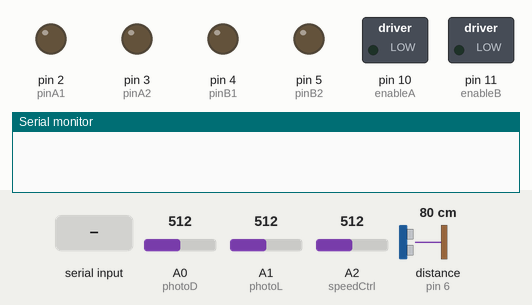
The sketch below on a simulated Arduino Uno, built with avr-gcc and run on an emulated ATmega328P. Parts: switched loads named in the sketch (green lamp = pin HIGH), output pins drawn as LEDs (lit = HIGH), the last lines printed to the serial monitor. Wiring (inferred from the names in the program): ultrasonic range finder: trigger pin 7; echo pin 6. Inputs (shaded band) come from the test bench; at power-on: distance to the obstacle (sensor on pin 6) 80 cm, A2 (speedCtrl) = 512, A0 (photoD) = 512, A1 (photoL) = 512. The echo pulse lasts 58.3 µs per cm; pins used as bus, display or sensor lines are not drawn.

Above: at 1.2 s.
1.3 s: "a" received over the second serial link
At 2.8 s:
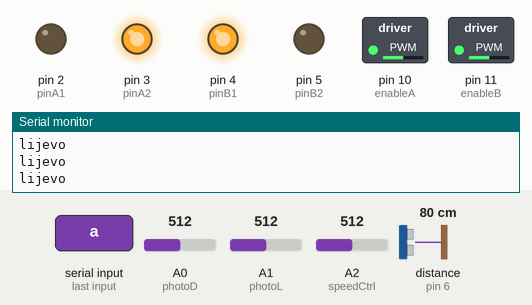
3.1 s: distance to the obstacle (sensor on pin 6) set to 45 cm
6.1 s: distance to the obstacle (sensor on pin 6) set to 37 cm
At 6.9 s:
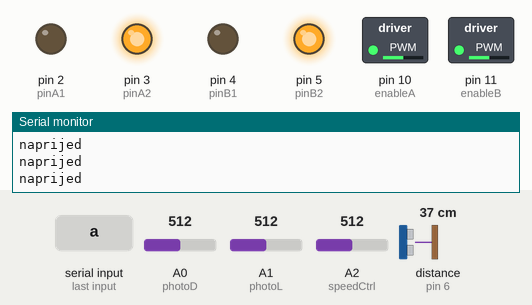
7.7 s: A2 (speedCtrl) set to 610
At 8.3 s:
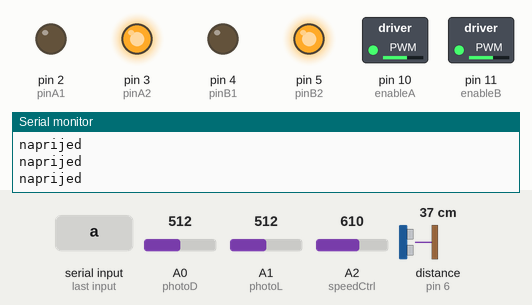
9.4 s: "x" received over the second serial link
At 10.8 s:
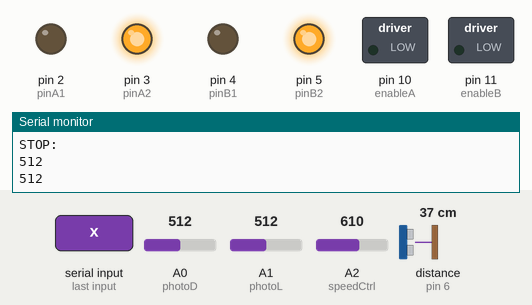
11.1 s: A0 (photoD) set to 651
12.6 s: A0 (photoD) set to 670
At 13.2 s:
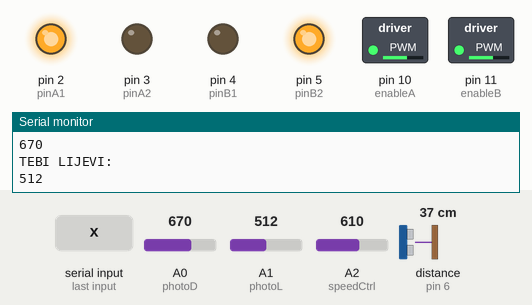
Timing chart, 0 to 15.2 s (numbered marks = the images above; inputs shaded):
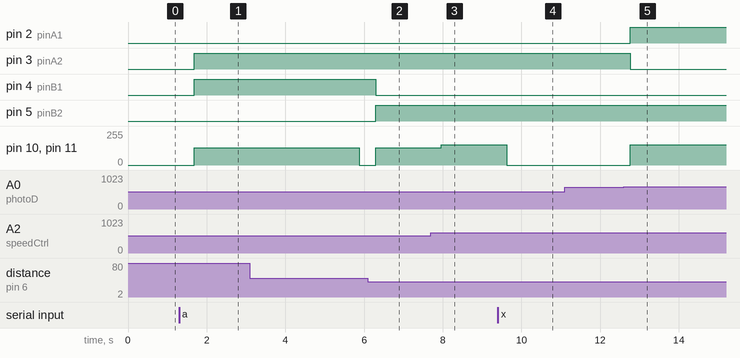

Measured:
- the behaviour switches between 42 and 41 cm on distance to the obstacle (sensor on pin 6) (found by bisection; images 1 and 2)
- the behaviour switches between 661 and 662 on A0 (photoD) (found by bisection; images 4 and 5)
- after the input at 1.3 s, pin 3 (pinA2), pin 4 (pinB1): LOW → HIGH after 0.38 s; pin 10 (enableA), pin 11 (enableB): 0/255 → 128/255 after 0.38 s
- after the input at 6.1 s, pin 4 (pinB1): HIGH → LOW after 0.19 s; pin 5 (pinB2): LOW → HIGH after 0.19 s; pin 10 (enableA), pin 11 (enableB): 0/255 → 128/255 after 0.19 s
- after the input at 7.7 s, pin 10 (enableA), pin 11 (enableB): 128/255 → 152/255 after 0.26 s
- after the input at 9.4 s, pin 10 (enableA), pin 11 (enableB): 152/255 → 0/255 after 0.23 s
- after the input at 12.6 s, pin 2 (pinA1): LOW → HIGH after 0.17 s; pin 3 (pinA2): HIGH → LOW after 0.17 s; pin 10 (enableA), pin 11 (enableB): 0/255 → 152/255 after 0.17 s

The sketch:

sketch_verTEST.ino
```cpp
#define enableA 10
#define pinA1 2
#define pinA2 3

#define enableB 11
#define pinB1 4
#define pinB2 5

#define trigPin 7
#define echoPin 6

#include <SoftwareSerial.h>

//boolean prvo = true;

const int photoD = A0;
const int photoL = A1;
const int speedCtrl = A2;

int maxSpeed = 255;

boolean pocTrazi = true;
unsigned long pocVrijeme = true;

int lightD, lightL, razlikaLight;

long trajanje, udaljenost;
long brzina_zvuka = 29;

String izlaz = "";

SoftwareSerial Genotronex(8,9);

void setup() {

 pinMode(enableA, OUTPUT);
 pinMode(pinA1, OUTPUT);
 pinMode(pinA2, OUTPUT);

 pinMode(enableB, OUTPUT);
 pinMode(pinB1, OUTPUT);
 pinMode(pinB2, OUTPUT);

 pinMode (trigPin, OUTPUT);
 pinMode (echoPin, INPUT);

 Genotronex.begin(9600);
 Serial.begin(9600);

}

void loop() {
  //slozi da se tu resetira string izlaz, u while stavi
  // izlaz = char...
  maxSpeed = analogRead(speedCtrl) / 4;

  if (maxSpeed > 255) maxSpeed = 255;

  if(Genotronex.available()>0)
  {
      izlaz = "";
    while (Genotronex.available()>0)
    {
      izlaz += char(Genotronex.read());
    }
      //Serial.println(izlaz);
  }
  delay (200);

  getUdaljenost();

  if (udaljenost >= 10 && udaljenost <= 20 && izlaz == "n" && izlaz != "x")
    izlaz = "s";

  if (izlaz == "a")
  {
    if (udaljenost > 20 && udaljenost <= 40)
    {
      motorOn();
      naprijed();
      pocTrazi = true;
      Serial.println ("naprijed");
    }
    else if (udaljenost >= 10 && udaljenost <= 20) {
      motorOff();
      Serial.println ("stani");
      }
    else
    {
      if (pocTrazi == true)
      {
        pocVrijeme = millis();
        pocTrazi = false;
        Serial.println ("novoVrijeme");
      }
      if (millis() - pocVrijeme <= 4000)
      {
        motorOn();
        lijevo();
        Serial.println ("lijevo");
      }
      else
      {
        motorOff();
        Serial.println(millis() - pocVrijeme);
        Serial.println("istrajalo vrijeme");
      }
    }
  }


  lightD = analogRead (photoD);
  lightL = analogRead (photoL);
  razlikaLight = lightD - lightL;
  if (razlikaLight < 0) razlikaLight *= -1;

  if (izlaz == "x")
  {
    if (razlikaLight >= 150 && lightD > lightL)
    {
      motorOn();
      desno();
      Serial.println("TEBI LIJEVI: ");
      Serial.println(lightL);
      Serial.println(lightD);
    }
    else if (razlikaLight >= 150 && lightL > lightD)
    {
      motorOn();
      lijevo();
      Serial.println("TEBI DESNI: ");
      Serial.println(lightL);
      Serial.println(lightD);
    }
    else if (lightL > 600 && lightD > 600)
    {
      motorOn();
      naprijed();
      Serial.println("NAPRIJED: ");
      Serial.println(lightL);
      Serial.println(lightD);
    }
    else {
      motorOff();
      Serial.println("STOP: ");
      Serial.println(lightL);
      Serial.println(lightD);
    }
  }

  Genotronex.println(maxSpeed);

  if (izlaz == "n")
  {
    //if (isMotorOn == false)
      motorOn();
    naprijed();
    //delay(1000);
    //motorOff();
  }
  else if (izlaz == "b")
  {
    //if (isMotorOn == false)
      motorOn();
    nazad();
    //delay(1000);
    //motorOff();
  }
  else if (izlaz == "l")
  {
    //if (isMotorOn == false)
      motorOn();
    lijevo();
    //delay(1000);
    //motorOff();
  }
  else if (izlaz == "d")
  {
    //if (isMotorOn == false)
      motorOn();
    desno();
    //delay(1000);
    //motorOff();
  }
  else if (izlaz == "s")
    motorOff();

  //delay(200);
  /*if (prvo == true){
    delay(2000);
    motorOn();
    naprijed();
    delay(2000);
    nazad();
    delay(2000);
    prvo = false;
  }
  else {
    motorOff();
  }*/
}

//funkcije za upravljanje
void naprijed ()
{
  naprijedA();
  naprijedB();
}
void nazad ()
{
  nazadA();
  nazadB();
}
void lijevo ()
{
  naprijedA();
  //analogWrite(enableB, 0);
  nazadB();
}
void desno ()
{
  nazadA();
  naprijedB();
  //analogWrite(enableA, 0);
}

//funkcije za motore
void motorOn ()
{
  analogWrite(enableA, maxSpeed);
  analogWrite(enableB, maxSpeed);
}
void motorOff()
{
  analogWrite(enableA, 0);
  analogWrite(enableB, 0);
}

void naprijedA ()
{
  digitalWrite(pinA1, LOW);
  digitalWrite(pinA2, HIGH);
}
void nazadA ()
{
  digitalWrite(pinA1, HIGH);
  digitalWrite(pinA2, LOW);
}
void naprijedB ()
{
  digitalWrite(pinB1, LOW);
  digitalWrite(pinB2, HIGH);
}
void nazadB()
{
  digitalWrite(pinB1, HIGH);
  digitalWrite(pinB2, LOW);
}

boolean isMotorOn ()
{
  if (analogRead(enableA) == 0 && analogRead(enableB) == 0)
   return false;
  return true;
}

long getUdaljenost ()
{
  digitalWrite(trigPin, LOW);
  delayMicroseconds(2);

  digitalWrite(trigPin, HIGH);
  delayMicroseconds(10);

  digitalWrite(trigPin, LOW);
  trajanje = pulseIn(echoPin, HIGH);

  udaljenost = trajanje / brzina_zvuka / 2;
}
```
